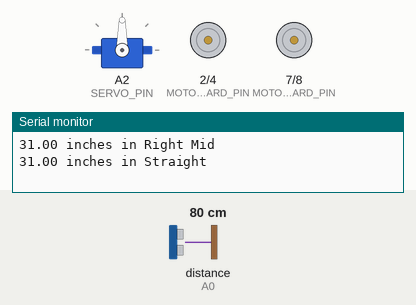
Recording of a sketch running on a simulated Arduino Uno, built with avr-gcc and run on an emulated ATmega328P. Parts: servo, motor-driver pin pairs drawn as motors (green arrow = first pin HIGH = forward, orange = second pin HIGH = backward, longer = more drive, scaled by the enable pin), the last lines printed to the serial monitor. Wiring (inferred from the names in the program): ultrasonic range finder: trigger A1; echo A0. The test bench sets the inputs (shaded band); at power-on: distance to the obstacle (sensor on A0) 80 cm. The echo pulse lasts 58.3 µs per cm.

Above: at 1.3 s.
1.4 s: distance to the obstacle (sensor on A0) set to 17 cm
5.7 s: distance to the obstacle (sensor on A0) set to 14 cm
At 6.5 s:
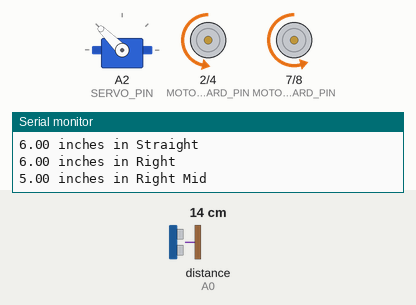
11.9 s: distance to the obstacle (sensor on A0) set to 18 cm
At 15.9 s:
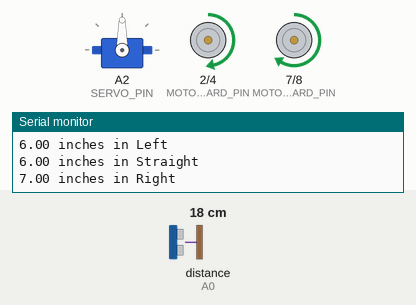
21.2 s: distance to the obstacle (sensor on A0) set to 2 cm
At 23.2 s:
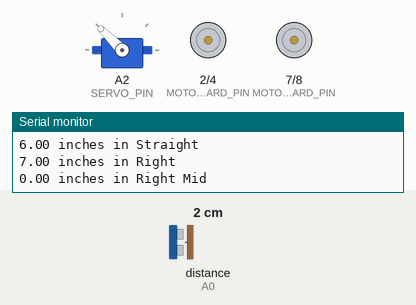
35.7 s: distance to the obstacle (sensor on A0) set to 35 cm
At 36.6 s:
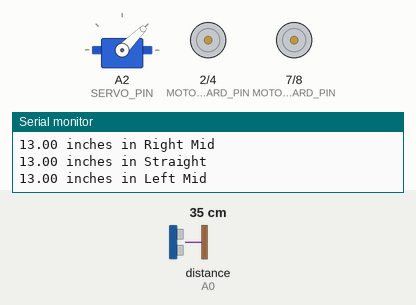
Timing chart, 0 to 40.3 s (numbered marks = the images above; inputs shaded):
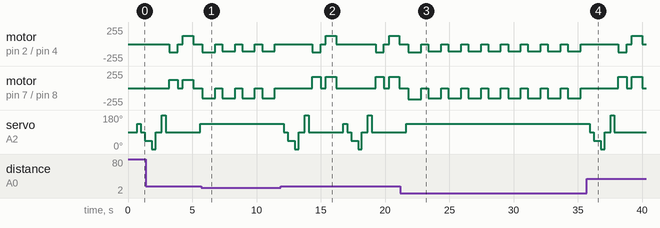

Measured:
- the behaviour switches between 16 and 15 cm on distance to the obstacle (sensor on A0) (found by bisection; images 0 and 1)
- after the input at 5.7 s, servo on A2 (SERVO_PIN): stops changing and stays 135°
- after the input at 11.9 s, servo on A2 (SERVO_PIN): 135° → 90° after 0.23 s, → 45° 0.30 s later, → 0° 0.55 s later, → 90° 0.30 s later, … (13 changes in this stretch)
- after the input at 21.2 s, servo on A2 (SERVO_PIN): goes on until 21.7 s, then stays 135°
- after the input at 35.7 s, servo on A2 (SERVO_PIN): 135° → 90° after 0.23 s, → 45° 0.30 s later, → 0° 0.55 s later, → 90° 0.30 s later, … (6 changes in this stretch)
- by itself, motor on pin 2 (MOTOR_LEFT_FORWARD_PIN) / pin 4 (MOTOR_LEFT_BACKWARD_PIN): repeats every 1.6 s: stopped 0.55 s, backward 110/255 1.0 s
- by itself, motor on pin 7 (MOTOR_RIGHT_FORWARD_PIN) / pin 8 (MOTOR_RIGHT_BACKWARD_PIN): repeats every 1.6 s: stopped 0.55 s, backward 155/255 1.0 s

The sketch:

Final.ino
```cpp
/* * * * * * * * * * * * * * * * * * * * * * * * * * * *
    Filename: Final.ino
    Written by: Kevin Kostage and Andrew Bryan
    Description: Implements pathfinding logic using the Car
                 class
 * * * * * * * * * * * * * * * * * * * * * * * * * * * */

#include "Robot.hpp"
#include <IRremote.hpp>

/// Global Variables
const byte DISTANCE_THRESHOLD_INCHES = 5;
const byte IR_RECEIVER_PIN = 12;

enum IRbutton {
    IR_UP_BUTTON = 70,
    IR_RIGHT_BUTTON = 67,
    IR_DOWN_BUTTON = 21,
    IR_LEFT_BUTTON = 68,
    IR_OK_BUTTON = 64,
    IR_STAR_BUTTON = 66,
    IR_HASH_BUTTON = 74,
    IR_ROKU_UP_BUTTON = 153,
    IR_ROKU_DOWN_BUTTON = 179,
    IR_ROKU_LEFT_BUTTON = 158,
    IR_ROKU_RIGHT_BUTTON = 173,
    IR_ROKU_OK_BUTTON = 42,
    IR_ROKU_BACK_BUTTON = 102,
    IR_ROKU_HOME_BUTTON = 3,
};

const byte speed = 125;
const unsigned long MOTOR_DELAY = 275;
Robot *car = nullptr;

  // set up speed and delay
void setup() {
    // set up console
    Serial.begin(9600);
    car = new Robot(speed);
    car->init();
    IrReceiver.begin(IR_RECEIVER_PIN, true);
}

const int DRIVE_DELAY = 800;
const int FORWARD_DELAY = 500;
const int REVERSE_DELAY = 1000;
bool speedChanged = false;
bool flag = false;
bool sent = true;

void loop()
{
    car->stop();
    delay(250);
    int buttonCode = 0;  // init IR button variable
    if (IrReceiver.decode()) {  // decodes the incoming data

        // takes decoded input of IR receiver and put it into switch case
        buttonCode = IrReceiver.decodedIRData.command;
        if(buttonCode == IR_STAR_BUTTON || buttonCode == IR_ROKU_BACK_BUTTON) {
            // stop the instruction
            car->stop();

            // set the while loop flag to true
            flag = true;
        } // end of if
        while (flag)
        {
            sent = false;
            // loop through
            if (IrReceiver.decode())
            {
                // initialize string output variable
                buttonCode = IrReceiver.decodedIRData.command;
                String buttonPressed = "";

                switch(buttonCode) {
                    case IR_UP_BUTTON:
                        buttonPressed = "UP";
                        car->moveForward();
                        break;

                    case IR_RIGHT_BUTTON:
                        buttonPressed = "RIGHT";
                        car->tankTurnRight();
                        break;

                    case IR_DOWN_BUTTON:
                        buttonPressed = "DOWN";
                        car->setSpeed(110);
                        car->moveReverse();
                        car->_prevDirection = car->_direction;
                        car->_direction = Robot::ROBOT_REVERSE;
                        speedChanged = true;

                        delay(DRIVE_DELAY);
                        if (speedChanged) {
                            car->setSpeed(speed);
                        }
                        break;

                    case IR_LEFT_BUTTON:
                        buttonPressed = "LEFT";
                        car->tankTurnLeft();
                        break;

                    case IR_OK_BUTTON:
                        buttonPressed = "STOP";
                        car->stop();
                        break;

                    case IR_STAR_BUTTON:
                        buttonPressed = "REMOTE ON";
                        break;

                    case IR_HASH_BUTTON:
                        buttonPressed = "QUIT";
                        sent = false;
                        break;

                    case IR_ROKU_UP_BUTTON:
                        buttonPressed = "UP";
                        car->moveForward();
                        break;

                    case IR_ROKU_DOWN_BUTTON:
                        buttonPressed = "DOWN";
                        car->setSpeed(110);
                        car->moveReverse();
                        car->_prevDirection = car->_direction;
                        car->_direction = Robot::ROBOT_REVERSE;
                        speedChanged = true;

                        delay(DRIVE_DELAY);
                        if (speedChanged) {
                            car->setSpeed(speed);
                        }
                        break;

                    case IR_ROKU_LEFT_BUTTON:
                        buttonPressed = "LEFT";
                        car->tankTurnLeft();
                        break;

                    case IR_ROKU_RIGHT_BUTTON:
                        buttonPressed = "RIGHT";
                        car->tankTurnRight();
                        break;

                    case IR_ROKU_OK_BUTTON:
                        buttonPressed = "STOP";
                        car->stop();
                        break;

                    case IR_ROKU_BACK_BUTTON:
                        buttonPressed = "REMOTE ON";
                        break;

                    case IR_ROKU_HOME_BUTTON:
                        buttonPressed = "QUIT";
                        sent = false;
                        break;

                    default:
                        break;  // there to remind that we need it incase no
                } // end switch
                Serial.println(buttonPressed);  // print the string variable
                Serial.println(buttonCode);
                IrReceiver.resume();
                if (sent)
                {
                    flag = false;
                }
            } // end of if
        } // end of while
        IrReceiver.resume();  // resumes waiting for input
    } // end decode if
    bool canProceed = true;
    canProceed = canProceed && car->scanDirection(Robot::ROBOT_RIGHT_MID) > DISTANCE_THRESHOLD_INCHES;
    canProceed = canProceed && car->scanDirection(Robot::ROBOT_MID) > DISTANCE_THRESHOLD_INCHES;
    canProceed = canProceed && car->scanDirection(Robot::ROBOT_LEFT_MID) > DISTANCE_THRESHOLD_INCHES;
    if(canProceed)      //If there are no objects within the stopping distance, move forward
    {
        byte turnDirection = car->getTurnDirection();
        /*
           if (car->_direction == Robot::ROBOT_LEFT && car->_prevDirection == Robot::ROBOT_LEFT) {
           turnDirection = Robot::ROBOT_RIGHT;
           }

           if (car->_direction == Robot::ROBOT_RIGHT && car->_prevDirection == Robot::ROBOT_RIGHT) {
           turnDirection = Robot::ROBOT_LEFT;
           }
         */
        switch(turnDirection)
        {
            case Robot::ROBOT_LEFT: // Turn Left
                car->tankTurnLeft();
                break;
                /*
                   case Robot::ROBOT_LEFT_MID: // Turn Right
                   car->nudgeLeft();
                   break;
                 */
            case Robot::ROBOT_MID: // no turn
                break;
                /*
                   case Robot::ROBOT_RIGHT_MID: // slight right
                   car->nudgeRight();
                   break;
                 */
            case Robot::ROBOT_RIGHT: // Turn Right
                car->tankTurnRight();
                break;
        } // end switch
        car->moveForward();
        delay(DRIVE_DELAY);
    } // end if
    else
    {
        car->setSpeed(110);
        car->moveReverse();
        car->_prevDirection = car->_direction;
        car->_direction = Robot::ROBOT_REVERSE;
        speedChanged = true;
        delay(REVERSE_DELAY);
    } // end reverse
    if (speedChanged) {
        car->setSpeed(speed);
    }
}
```

Motor.cpp
```cpp
/* * * * * * * * * * * * * * * * * * * * * * * * * * * *
    Filename: Motor.cpp
    Written by: Kevin Kostage and Andrew Bryan
    Description: Abstracts a hobby motor component
 * * * * * * * * * * * * * * * * * * * * * * * * * * * */

#include "Motor.hpp"
#include <Arduino.h>

Motor::Motor() : _pin1{0}, _pin2{0}, _enablePin{0}, _speed{0} { }

Motor::Motor(byte pin1, byte pin2, byte enable)
    : _pin1{pin1}, _pin2{pin2}, _enablePin{enable}, _speed{0} {
        pinMode(_pin1, OUTPUT);
        pinMode(_pin2, OUTPUT);
        pinMode(_enablePin, OUTPUT);
    } // end Motor prop constructor

void Motor::Motor::run(int direction) {
    switch(direction) {
        case 0:
            digitalWrite(_pin1, LOW);
            digitalWrite(_pin2, LOW);
            digitalWrite(_enablePin, LOW);
            break;

        case 1:
            digitalWrite(_pin1, HIGH);
            digitalWrite(_pin2, LOW);
            analogWrite(_enablePin, _speed);
            break;

        case 2:
            digitalWrite(_pin1, LOW);
            digitalWrite(_pin2, HIGH);
            analogWrite(_enablePin, _speed);
    }  // switch end
} // motor run end

void Motor::Motor::setSpeed(byte speed) {
    _speed = speed;
}

byte Motor::Motor::getSpeed() {
    return _speed;
}
```

Motor.hpp
```cpp
/* * * * * * * * * * * * * * * * * * * * * * * * * * * *
    Filename: Motor.hpp
    Written by: Kevin Kostage and Andrew Bryan
    Description: Abstracts a hobby motor component
 * * * * * * * * * * * * * * * * * * * * * * * * * * * */

#ifndef MOTOR_HPP
#define MOTOR_HPP
#include <Arduino.h>

class Motor {
    private: // _var denotes property variables
        byte _pin1;
        byte _pin2;
        byte _enablePin;
        byte _speed;

    public:
        enum MotorDirection {
            MotorStop = 0,
            MotorForward,
            MotorReverse
        }; // end enum MotorDir

        Motor();
        Motor(byte pin1, byte pin2, byte enable);

        byte getSpeed();
        void setSpeed(byte speed);
        void run(int direction);

}; // end motor
#endif // end MOTOR_HPP
```

MyServo.cpp
```cpp
/* * * * * * * * * * * * * * * * * * * * * * * * * * * *
    Filename: MyServo.cpp
    Written by: Kevin Kostage and Andrew Bryan
    Description: Abstracts a servo component to allow for easy movement
 * * * * * * * * * * * * * * * * * * * * * * * * * * * */

#include "MyServo.hpp"
#include <Servo.h>
#include <Arduino.h>

MyServo::MyServo()
: _pin{0}, _servoDelay(0) {

}

MyServo::MyServo(byte servoPin, unsigned long servoDelay)
: _servo{}, _pin{servoPin}, _servoDelay{servoDelay} {
    _servo.detach();
}

void MyServo::lookNoDelay(byte positionIndex) {
    _servo.attach(_pin);
    switch(positionIndex) {
        case SERVO_POSITION_1:
            moveNoDelay(SERVO_LEFT);
            break;

        case SERVO_POSITION_2:
            moveNoDelay(SERVO_LEFT_MID);
            break;

        case SERVO_POSITION_3:
            moveNoDelay(SERVO_MID);
            break;

        case SERVO_POSITION_4:
            moveNoDelay(SERVO_RIGHT_MID);
            break;

        case SERVO_POSITION_5:
            moveNoDelay(SERVO_RIGHT);
    }
    _servo.detach();
}

void MyServo::look(byte positionIndex) {
    _servo.attach(_pin);
    switch(positionIndex) {
        case SERVO_POSITION_1:
            moveAndDelay(SERVO_LEFT);
            break;

        case SERVO_POSITION_2:
            moveAndDelay(SERVO_LEFT_MID);
            break;

        case SERVO_POSITION_3:
            moveAndDelay(SERVO_MID);
            break;

        case SERVO_POSITION_4:
            moveAndDelay(SERVO_RIGHT_MID);
            break;

        case SERVO_POSITION_5:
            moveAndDelay(SERVO_RIGHT);
    }
    _servo.detach();
}

inline void MyServo::moveAndDelay(MyServo::ServoAngle angle) {
     unsigned int dynamicServoDelay = getServoDelay(angle);
     _servo.write(angle);
     delay(dynamicServoDelay); // must delay before detaching
}

inline void MyServo::moveNoDelay(MyServo::ServoAngle angle) {
     _servo.write(angle);
}

unsigned int MyServo::getServoDelay(byte newAngle) {
    byte currentAngle = _servo.read();
    double delta = 0.0;
    if (newAngle >= currentAngle) {
        delta = ((newAngle - currentAngle) / 180.0);
    } else {
        delta = ((currentAngle - newAngle) / 180.0);
    }
    return (delta * _servoDelay);
}
```

MyServo.hpp
```cpp
/* * * * * * * * * * * * * * * * * * * * * * * * * * * *
    Filename: MyServo.hpp
    Written by: Kevin Kostage and Andrew Bryan
    Description: Abstracts a servo component to allow for easy movement
 * * * * * * * * * * * * * * * * * * * * * * * * * * * */

#ifndef MYSERVO_HPP
#define MYSERVO_HPP
#include <Servo.h>
#include <Arduino.h>

class MyServo {
    private:
        Servo _servo;
        byte _pin;
        const unsigned long _servoDelay;

    public:
        enum ServoPosition {
            SERVO_POSITION_1 = 0,
            SERVO_POSITION_2 = 1,
            SERVO_POSITION_3 = 2,
            SERVO_POSITION_4 = 3,
            SERVO_POSITION_5 = 4,
        };

        enum ServoAngle {
            SERVO_LEFT = 0,
            SERVO_LEFT_MID = 45,
            SERVO_MID = 90,
            SERVO_RIGHT_MID = 135,
            SERVO_RIGHT = 180
        };
        // Constructor
        MyServo();
        MyServo(byte servoPin, unsigned long servoSpeed);

        void look(byte positionIndex);
        void lookNoDelay(byte positionIndex);


        inline void moveAndDelay(MyServo::ServoAngle);
        inline void moveNoDelay(MyServo::ServoAngle);
        unsigned int getServoDelay(byte newAngle);
}; // end MyServo
#endif // END MYSERVO_HPP
```

Robot.hpp
```cpp
/* * * * * * * * * * * * * * * * * * * * * * * * * * * *
    Filename: Robot.hpp
    Written by: Kevin Kostage and Andrew Bryan
    Description: Abstracts an arduino-powered car with 2 Motors,
                 Ultrasonic sensor, and Servo members
 * * * * * * * * * * * * * * * * * * * * * * * * * * * */

#ifndef ROBOT_HPP
#define ROBOT_HPP

#include <Arduino.h>

#include "Motor.hpp"
#include "Ultrasonic.hpp"
#include "MyServo.hpp"

extern const byte MOTOR_RIGHT_ENABLE_PIN;
extern const byte MOTOR_RIGHT_FORWARD_PIN;
extern const byte MOTOR_RIGHT_BACKWARD_PIN;

extern const byte MOTOR_LEFT_ENABLE_PIN;
extern const byte MOTOR_LEFT_FORWARD_PIN;
extern const byte MOTOR_LEFT_BACKWARD_PIN;

extern const byte ULTRASONIC_TRIGGER_PIN;
extern const byte ULTRASONIC_ECHO_PIN;

extern const byte SERVO_PIN;


extern const unsigned long SERVO_DELAY;

class Robot {
    private:
        Motor *_rightLeg;
        Motor *_leftLeg;
        Ultrasonic *_eye;
        MyServo _neck;
    public:
        byte _direction;
        byte _prevDirection;
      // specify the look trajectory for coresponding robot
        enum RobotDirection {
            ROBOT_REVERSE = -1,
            ROBOT_LEFT = 0,
            ROBOT_LEFT_MID = 1,
            ROBOT_MID = 2,
            ROBOT_RIGHT_MID = 3,
            ROBOT_RIGHT = 4
        };

      //constructors
        Robot();
        Robot(byte speed);

      // methods
        void init();

        // looking (turning servo doing specific delay and measuring the distance)
        double scanDirection(RobotDirection direction);

        // -checking left and right
        byte getTurnDirection();

        // -dynamic
        //byte correctDirection();

        // movement
        void stop();
        void setSpeed(byte speed);

        // -dynamic
        void moveForward();
        void moveReverse();
        // keep in mind may not be feasible because prof allen says its too hard
        void moveRight();
        void moveLeft();


        // -stationary
        void tankTurnLeft();
        void nudgeRight();
        void tankTurnRight();
        void nudgeLeft();
        void tankTurn180();

}; // end Robot
#endif // End ROBOT_HPP
```

Ultrasonic.cpp
```cpp
/* * * * * * * * * * * * * * * * * * * * * * * * * * * *
    Filename: Ultrasonic.cpp
    Written by: Kevin Kostage and Andrew Bryan
    Description: Abstracts an Ultrasonic sensor component
 * * * * * * * * * * * * * * * * * * * * * * * * * * * */

#include "Ultrasonic.hpp"
#include <Arduino.h>

Ultrasonic::Ultrasonic()
: _triggerPin{0}, _echoPin{0} {}

Ultrasonic::Ultrasonic(byte pinNum)
: _triggerPin(pinNum), _echoPin{pinNum} {
    pinMode(_echoPin, OUTPUT);
    pinMode(_triggerPin, OUTPUT);
    digitalWrite(_triggerPin, LOW);
    digitalWrite(_echoPin, LOW);
}

Ultrasonic::Ultrasonic(byte triggerPin, byte echoPin)
: _triggerPin{triggerPin}, _echoPin{echoPin} {
      pinMode(_echoPin, OUTPUT);
      pinMode(_triggerPin, OUTPUT);
      digitalWrite(_triggerPin, LOW);
      digitalWrite(_echoPin, LOW);
}

unsigned long Ultrasonic::measureTime() {
    noInterrupts();

    unsigned long duration = 0;

    pinMode(_echoPin, OUTPUT);
    digitalWrite(_echoPin, LOW);
    pinMode(_triggerPin, OUTPUT);

    digitalWrite(_triggerPin, LOW);
    delayMicroseconds(5);
    digitalWrite(_triggerPin, HIGH);
    delayMicroseconds(10);
    digitalWrite(_triggerPin, LOW);

    pinMode(_echoPin, INPUT);
    duration = pulseIn(_echoPin, HIGH);

    interrupts();

    if (duration > 0) {
        duration /= 2;
    }

    return duration;
}

double Ultrasonic::measureInch() {
    double inches = 0;
    unsigned long duration = measureTime();
    if (duration > 0) {
        inches = duration / 74;
    }
    return inches;
}

double Ultrasonic::measureCm() {
    double centimeters = 0;
    unsigned long duration = measureTime();
    if (duration > 0) {
        centimeters = duration / 29.1;
    }
    return centimeters;
}
```

Ultrasonic.hpp
```cpp
/* * * * * * * * * * * * * * * * * * * * * * * * * * * *
    Filename: Ultrasonic.hpp
    Written by: Kevin Kostage and Andrew Bryan
    Description: Abstracts an Ultrasonic sensor component
 * * * * * * * * * * * * * * * * * * * * * * * * * * * */

#ifndef ULTRASONIC_HPP
#define ULTRASONIC_HPP
#include <Arduino.h>

class Ultrasonic {
    private:
        byte _triggerPin;
        byte _echoPin;
        const unsigned long _maxDuration = 12 * 74 * 2;

    public:
        Ultrasonic();
        Ultrasonic(byte pinNum);
        Ultrasonic(byte triggerPin, byte echoPin);
        unsigned long measureTime();
        double measureInch();
        double measureCm();
}; // end ultrasonic
#endif // Ultrasonic
```

Source omitted: Robot.cpp (6146 bytes)
